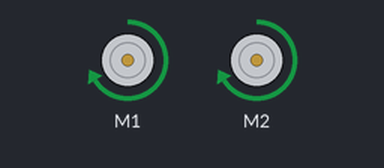
Bench run of a sketch on a simulated Arduino Uno, built with avr-gcc and run on an emulated ATmega328P. Shown: 2 × DC motor (green arrow = forward, orange = backward, longer = faster).

Above: at 2.5 s.
At 7.5 s:
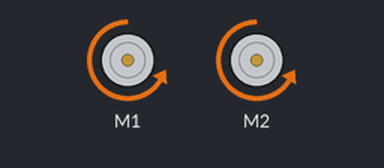
At 10.2 s:
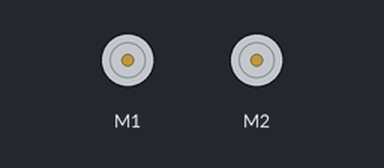
Timing chart, 0 to 13.7 s (numbered marks = the images above):
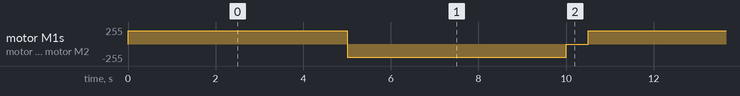

The sketch:

10Robo.ino
```cpp
#include <AFMotor.h>

// Constants
const int motorspeed = 200;

// Parameters
AF_DCMotor motorG(1);
AF_DCMotor motorM(2);

void setup() {
  // Code d'initialisation : s'exécute une seule fois

  motorG.setSpeed(motorspeed);
  motorM.setSpeed(motorspeed);
  motorG.run(RELEASE);
  motorM.run(RELEASE);
}

void loop() {
  motorG.run(FORWARD);
  motorM.run(FORWARD);
  delay(5000);

  motorG.run(BACKWARD);
  motorM.run(BACKWARD);
  delay(5000);

  motorG.run(RELEASE);
  motorM.run(RELEASE);
  delay(500);
}
```

Measured:
- by itself, motor M1, motor M2: repeats every 10.5 s: backward 200/255 5.0 s, stopped 0.50 s, forward 200/255 5.0 s
